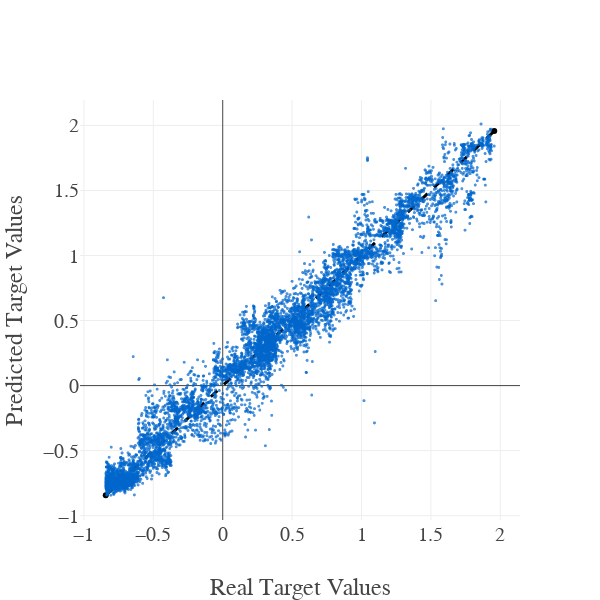

This figure's notebook cell:
### Code cell
# set specific paths
scoring = {'R2': 'r2', 'RMSE': 'neg_mean_squared_error', 'MAE': 'neg_mean_absolute_error'}

data_path_ = r"..\..\01_Data\El_motor_Temp\pmsm_temperature_data.csv"
data = pd.read_csv(data_path_)
data_filt = data[data.profile_id==66]

print(data.head())
X, y = data_filt.iloc[::5 ,:8], data_filt.iloc[::5 , 8]
print(X.shape)
# Shuffel data
np.random.seed(1337)
rng_state = np.random.get_state()
X = np.random.permutation(X)
np.random.set_state(rng_state)
y = np.random.permutation(y)
y=y.ravel()

lgbmParams = {'boosting_type': 'gbdt',
                'n_estimators': 2500,
                'objective': 'regression',
                'learning_rate': 0.1,
                'max_depth': 8,
                'num_leaves': 30,
                'n_jobs': -1
              }

lgbmParams = {'boosting_type': 'gbdt',
              'random_state': 736283,
              'num_leaves': 400,
              'min_data_in_leaf': 5,
              'max_bin': 500,
              'learning_rate': 0.08,
              'n_estimators': 771,
              'n_jobs': -1,
              'subsample': 0.8
              }

lgbmParams = {'boosting_type': 'gbdt',
              'random_state': 736283,
              'num_leaves': 40,
              'min_data_in_leaf': 5,
              'max_bin': 500,
              'learning_rate': 0.08,
              'n_estimators': 77,
              'n_jobs': -1,
              'subsample': 0.8
              }

lgbmParams = {'learning_rate': 0.04477772796588966, 
              'n_estimators': 581, 
              'num_leaves': 84, 
              'n_jobs': -1,
              'objective': 'regression'}

model = lightgbm.LGBMRegressor(**lgbmParams)

# from sklearn.ensemble import RandomForestRegressor
# model = RandomForestRegressor(bootstrap=True, criterion='mse',
#                                        max_depth=None,
#                                        max_features=0.9000000000000001,
#                                        max_leaf_nodes=None,
#                                        min_impurity_decrease=0.0,
#                                        min_impurity_split=None,
#                                        min_samples_leaf=11, min_samples_split=9,
#                                        min_weight_fraction_leaf=0.0,
#                                        n_estimators=100, n_jobs=None,
#                                        oob_score=False, random_state=None,
#                                        verbose=0, warm_start=False)

# xgbParams = {'learning_rate': 0.024,
#              'n_estimators': 4900,
#              'max_depth': 6,
#              'missing': -1,
#              'tree_method': 'hist',
#              'min_child_weight': 1,
#              'gamma': 0,
#              'subsample': 0.7,
#              'colsample_bytree': 0.6,
#              'reg_alpha': 1,
#              'scale_pos_weight': 1,
#              'random_state': 736283,
#              'n_jobs': -1}
# model = XGBRegressor(**xgbParams)

xgbParams = {'learning_rate': 0.045, 
              'n_estimators': 581, 
              'n_jobs': -1}
model = XGBRegressor(**xgbParams)

# xgbParams = {'learning_rate': 0.045, 
#               'n_estimators': 581, 
#               'n_jobs': -1}
# model = XGBRegressor(**xgbParams)



Model_validation(X, y, model, scoring=scoring,
                        cv=3, data_stand=False, 
                        plotCV=True, titel='')

### Figure 1 — Plotly figure (JSON) as saved in the notebook; plotly's stock layout.template omitted (floating-point values rounded to 4 significant figures; data arrays with more than 128 entries replaced by an {"elided": "..."} marker saying what was removed)
{"data": [{"marker": {"color": "rgb(0, 102, 204)", "opacity": 0.7, "size": 3}, "mode": "markers", "name": "Model Predictions", "type": "scattergl", "uid": "0042017b-482f-4efb-adce-639cc14245ee", "x": {"elided": "7295 float values"}, "y": {"elided": "7295 float values"}}, {"line": {"color": "rgb(0, 0, 0)", "dash": "dash", "width": 3}, "name": "Ideal prediction line", "type": "scatter", "uid": "5b8ecb8e-f95f-4c2f-bd45-fb4310367c96", "x": [-0.8428, 1.956], "y": [-0.8428, 1.956]}], "layout": {"autosize": false, "font": {"family": "arial", "size": 20}, "height": 600, "hovermode": "closest", "showlegend": false, "width": 600, "xaxis": {"title": {"text": "Real Target Values"}}, "yaxis": {"title": {"text": "Predicted Target Values"}}}}
